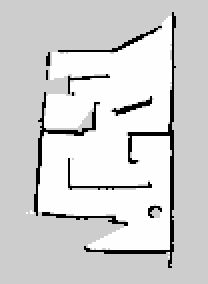
#> input picture openCV/map.pgm, 104 x 142 px, found by its file name (shown 2 times larger)
$ python SRO_openCV_sw05_Canny_Edge_Detection.py
#> lines starting #> are read from the running program, lines starting #| are printed output that depends on the picture; after the words box and inside, x2 and y2 are one past the last pixel; in counts of white or black regions, pixels touching at a corner belong together
import cv2
# ggf.  pip install imutils
import imutils

# Image path
image_path = r'C:\Users\RoboAdmin\mySciebo\_EMR25\emr25\openCV\map.pgm'
# lese Bild von Festplatte
#map = cv2.imread("map.pgm")
map = cv2.imread(image_path)
#> map is the input picture: shape (142, 104, 3); min 0, max 254, mean 210.6

# warte auf Tastendruck (wichtig, sonst sieht man das Fenster nicht)
print(" Das Bild per Maus aktivieren, dann Taste drücken => Weiter")
cv2.waitKey(0)

img = map.copy()

# Displaying the result
cv2.namedWindow("Original", cv2.WINDOW_NORMAL)
cv2.imshow("Original", img)

# invert for edge detection
# https://docs.opencv.org/3.4/d0/d86/tutorial_py_image_arithmetics.html
gray = cv2.bitwise_not(img)
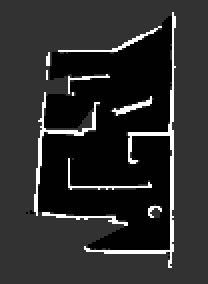
#> gray: shape (142, 104, 3) (shown 2 times larger); min 1, max 255, mean 44.4

# Canny Edge Detection
# https://docs.opencv.org/4.x/da/d22/tutorial_py_canny.html
# minval, maxval
edges = cv2.Canny(gray, 100, 400)
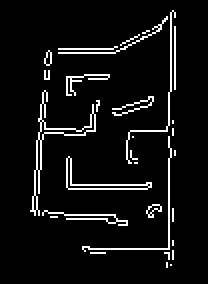
#> edges: shape (142, 104) (shown 2 times larger); 6.4% white in thin lines or dots, all inside (x1, y1, x2, y2) = (15, 5, 88, 134)
cv2.namedWindow("Edges", cv2.WINDOW_NORMAL)
cv2.imshow("Edges", edges)

# Parameter
tAprox = 3.0  # 1/10 Prozent Aproximation
tKsCav = 2.0  # Kernel Size for Caviatation
tKsDel = 2.0 # Kernel Size for Dilation

# Find the contours.
# https://docs.opencv.org/3.4/dd/d49/tutorial_py_contour_features.html
cnts = cv2.findContours(edges, cv2.RETR_LIST, cv2.CHAIN_APPROX_SIMPLE)
#> cnts = 40 contours, 34 with area under 20; largest, box (x1, y1, x2, y2) and area: (15, 45, 48, 108) 140, (33, 78, 76, 95) 112, (33, 78, 75, 95) 108, (19, 56, 48, 71) 90, (18, 69, 21, 86) 30, (73, 102, 81, 109) 21
# The first two largest contours are for the outer contour
# So, taking the rest of the contours for inner contours
if len(cnts) == 2:
    cnts = cnts[0]
else:
    cnts[1]

# print(cnts)
im = map.copy()
contours = cv2.drawContours(im, cnts, -1, (0,0,0),1)
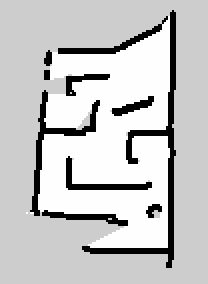
#> contours: shape (142, 104, 3) (shown 2 times larger); min 0, max 254, mean 198.5
# Displaying the result
cv2.namedWindow("Contours", cv2.WINDOW_NORMAL)
cv2.imshow("Contours", contours)

"""cnts = sorted(cnts, key=cv2.contourArea, reverse=True)[2:]
# Filling the inner contours with black color

for c in cnts:
    epsilon = tAprox * cv2.arcLength(c, False)
    approx = cv2.approxPolyDP(c, epsilon, False)
    cv2.drawContours(img, [approx], -1, (0, 0, 0), -1)

# Displaying the result
cv2.namedWindow("Contour", cv2.WINDOW_NORMAL)
cv2.imshow("Contour", img)
"""

# Parameter
tAprox = 3.0  # 1/10 Prozent Aproximation
tKsCav = 3.0  # Größe des Morphologischen Elements
tKsDel = 3.0 # Kernel Size for Dilation

map_with_contours = cv2.addWeighted(map,0.5,contours,0.5,0.0)
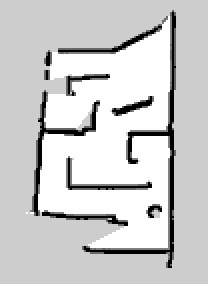
#> map_with_contours: shape (142, 104, 3) (shown 2 times larger); min 0, max 254, mean 204.5
# Displaying the result
cv2.namedWindow("Map with Contours", cv2.WINDOW_NORMAL)
cv2.imshow("Map with Contours", map_with_contours)


# Erosion und Dilatation
kernelCav = cv2.getStructuringElement(cv2.MORPH_RECT, (int(tKsCav), int(tKsCav)))
cavPic = cv2.erode(map_with_contours, kernelCav)
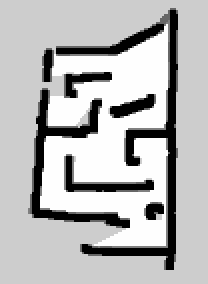
#> cavPic: shape (142, 104, 3) (shown 2 times larger); min 0, max 254, mean 183.8

kernelDel = cv2.getStructuringElement(cv2.MORPH_RECT, (int(tKsDel), int(tKsDel)))
delPic = cv2.dilate(cavPic, kernelDel)
image = delPic.copy()

# Displaying the result
cv2.namedWindow("Map with contours after Erode & Dilate", cv2.WINDOW_NORMAL)
cv2.imshow("Map with contours after Erode & Dilate", image)

# Black & White (image, threshold, =>val, tresholdFunktion)
#cv2.threshold(image, 200, 0, cv2.THRESH_BINARY)
thresh = 127
im_bw = cv2.threshold(image, thresh, 255, cv2.THRESH_BINARY)[1]
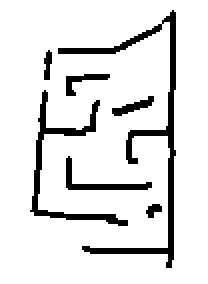
#> im_bw: shape (142, 104, 3) (shown 2 times larger); 88.7% white; 7 black regions, largest, box (x1, y1, x2, y2) and area: (29, 5, 88, 134) 795, (15, 45, 64, 113) 451, (33, 78, 76, 95) 169


cv2.namedWindow("Final", cv2.WINDOW_NORMAL)
cv2.imshow("Final", im_bw)
#print(im_bw)


# portable bitmap(.pgm) expects gray image in function 'write'
# https://docs.opencv.org/3.4/d8/d01/group__imgproc__color__conversions.html
gray_img = cv2.cvtColor(im_bw, cv2.COLOR_BGR2GRAY)
cv2.imwrite('map_improved.pgm', gray_img)


cv2.waitKey(0)
cv2.destroyAllWindows()
